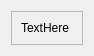
<?xml version="1.0" encoding="UTF-8"?>
<ui version="4.0">
 <class>Form</class>
 <widget class="QWidget" name="Form">
  <property name="geometry">
   <rect>
    <x>0</x>
    <y>0</y>
    <width>94</width>
    <height>51</height>
   </rect>
  </property>
  <property name="sizePolicy">
   <sizepolicy hsizetype="Preferred" vsizetype="Preferred">
    <horstretch>0</horstretch>
    <verstretch>0</verstretch>
   </sizepolicy>
  </property>
  <property name="focusPolicy">
   <enum>Qt::NoFocus</enum>
  </property>
  <property name="windowTitle">
   <string>Form</string>
  </property>
  <layout class="QVBoxLayout" name="verticalLayout">
   <item>
    <widget class="QFrame" name="frame">
     <property name="frameShape">
      <enum>QFrame::StyledPanel</enum>
     </property>
     <property name="frameShadow">
      <enum>QFrame::Raised</enum>
     </property>
     <layout class="QVBoxLayout" name="verticalLayout_2">
      <item>
       <widget class="QLabel" name="tipo">
        <property name="autoFillBackground">
         <bool>false</bool>
        </property>
        <property name="text">
         <string>TextHere</string>
        </property>
       </widget>
      </item>
     </layout>
    </widget>
   </item>
  </layout>
 </widget>
 <resources/>
 <connections/>
</ui>
